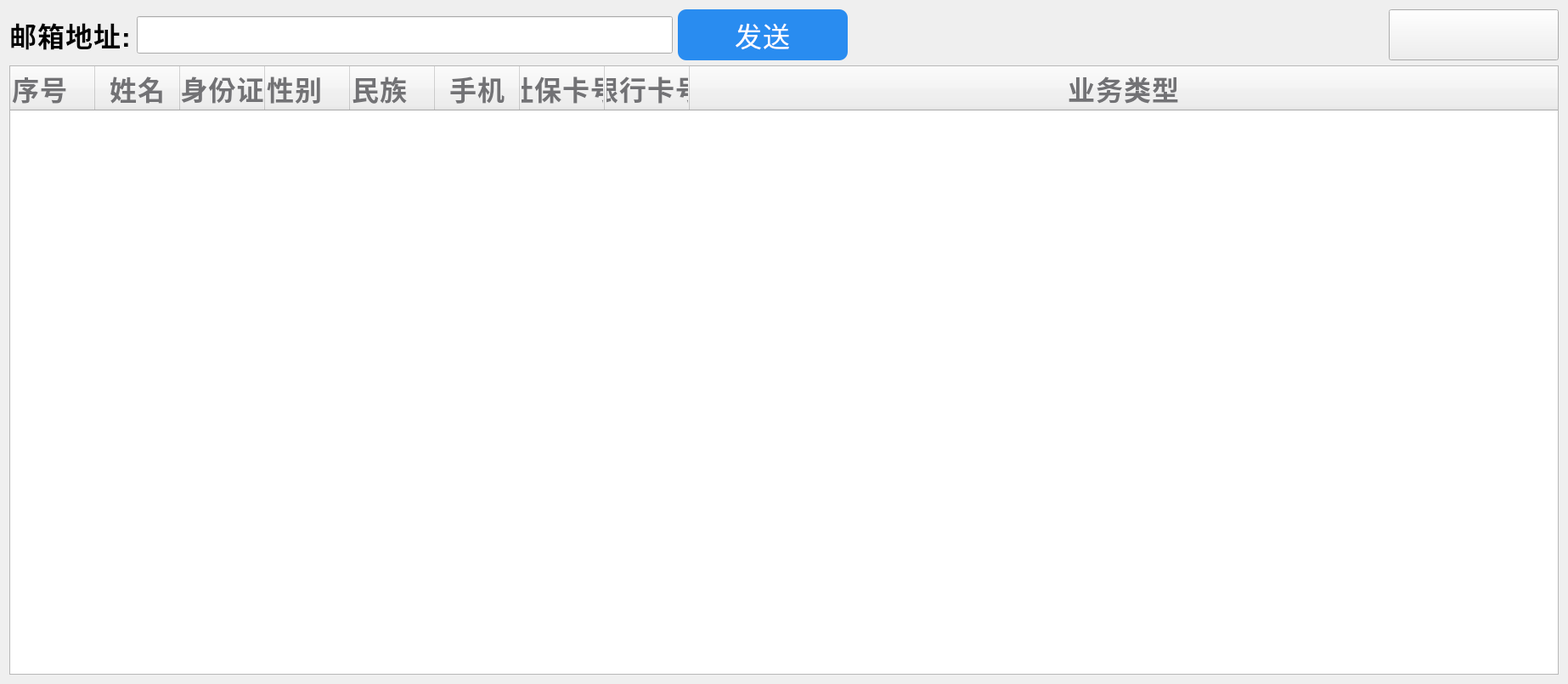
<?xml version="1.0" encoding="UTF-8"?>
<ui version="4.0">
 <class>SSCardReport</class>
 <widget class="QWidget" name="SSCardReport">
  <property name="geometry">
   <rect>
    <x>0</x>
    <y>0</y>
    <width>1846</width>
    <height>805</height>
   </rect>
  </property>
  <property name="windowTitle">
   <string>Form</string>
  </property>
  <property name="styleSheet">
   <string notr="true">font-family: &quot;思源黑体 CN Regular&quot;;
font-size: 32px;
font-weight: bold;
line-height: 49px;
letter-spacing: 1px;
color: 0
</string>
  </property>
  <layout class="QVBoxLayout" name="verticalLayout" stretch="0,1">
   <item>
    <layout class="QHBoxLayout" name="horizontalLayout">
     <item>
      <widget class="QLabel" name="label">
       <property name="text">
        <string>邮箱地址:</string>
       </property>
      </widget>
     </item>
     <item>
      <widget class="QLineEdit" name="lineEdit_MailAddress"/>
     </item>
     <item>
      <widget class="QPushButton" name="pushButton_Send">
       <property name="minimumSize">
        <size>
         <width>200</width>
         <height>60</height>
        </size>
       </property>
       <property name="maximumSize">
        <size>
         <width>16777215</width>
         <height>16777215</height>
        </size>
       </property>
       <property name="styleSheet">
        <string notr="true">QPushButton{background-color: #298cf0;
border-radius: 10px;
font: 57 32px &quot;思源黑体 CN Medium&quot;;
font-weight: normal;
line-height: 49px;
letter-spacing: 1px;
color: #ffffff;}
QPushButton:pressed{background:#38a357;}
QPushButton:!enabled{background:#cacaca;}
</string>
       </property>
       <property name="text">
        <string>发送</string>
       </property>
      </widget>
     </item>
     <item>
      <spacer name="horizontalSpacer_4">
       <property name="orientation">
        <enum>Qt::Horizontal</enum>
       </property>
       <property name="sizeHint" stdset="0">
        <size>
         <width>40</width>
         <height>20</height>
        </size>
       </property>
      </spacer>
     </item>
     <item>
      <widget class="QPushButton" name="pushButton_MainPage">
       <property name="minimumSize">
        <size>
         <width>200</width>
         <height>60</height>
        </size>
       </property>
       <property name="maximumSize">
        <size>
         <width>16777215</width>
         <height>16777215</height>
        </size>
       </property>
       <property name="styleSheet">
        <string notr="true">QPushButton{image: url(:/Image/Homepage.png);
image-position: left;
padding-left: 2px;
text-align: right;
padding-right: 2px;
font-size: 12px;
color: rgb(0, 0, 0);}
QPushButton:pressed{background:#38a357;}
QPushButton:!enabled{background:#cacaca;}
QPushButton:focus{outline: none;}
</string>
       </property>
       <property name="text">
        <string/>
       </property>
      </widget>
     </item>
    </layout>
   </item>
   <item>
    <widget class="QTableWidget" name="tableWidget">
     <property name="font">
      <font>
       <family>思源黑体 CN Medium</family>
       <pointsize>-1</pointsize>
       <weight>7</weight>
       <italic>false</italic>
       <bold>false</bold>
      </font>
     </property>
     <property name="styleSheet">
      <string notr="true">#tableWidget{
font-weight: bold;
letter-spacing: 1px;
color: #727275;
font: 57 20px &quot;思源黑体 CN Medium&quot;;
}
QHeaderView{
font-weight: bold;
letter-spacing: 1px;
color: #727275;
font: 57 16px &quot;思源黑体 CN Medium&quot;;
}
QScrollBar::vertical{width:28px;background:rgb(255,255,255);border:none;}
QScrollBar::handle::vertical{border-radius:3px;background-color: rgba(30, 34, 43, 0.2);}
QScrollBar::handle::vertical::hover{background-color: rgba(30, 34, 43, 0.2);}
QScrollBar::add-line::vertical{border:none;}
QScrollBar::sub-line::vertical{border:none;}
QScrollBar::horizontal{height:28px;background:rgb(255,255,255);border:none;}
QScrollBar::handle::horizontal{border-radius:3px;background-color: rgba(30, 34, 43, 0.2);}
QScrollBar::handle::horizontal::hover{background-color: rgba(30, 34, 43, 0.2);}
QScrollBar::add-line::horizontal{border:none;}
QScrollBar::sub-line::horizontal{border:none;}


</string>
     </property>
     <attribute name="horizontalHeaderVisible">
      <bool>true</bool>
     </attribute>
     <attribute name="horizontalHeaderStretchLastSection">
      <bool>true</bool>
     </attribute>
     <attribute name="verticalHeaderVisible">
      <bool>false</bool>
     </attribute>
     <column>
      <property name="text">
       <string>序号</string>
      </property>
      <property name="textAlignment">
       <set>AlignLeading|AlignVCenter</set>
      </property>
     </column>
     <column>
      <property name="text">
       <string>姓名</string>
      </property>
     </column>
     <column>
      <property name="text">
       <string>身份证</string>
      </property>
     </column>
     <column>
      <property name="text">
       <string>性别</string>
      </property>
      <property name="textAlignment">
       <set>AlignLeading|AlignVCenter</set>
      </property>
     </column>
     <column>
      <property name="text">
       <string>民族</string>
      </property>
      <property name="textAlignment">
       <set>AlignLeading|AlignVCenter</set>
      </property>
     </column>
     <column>
      <property name="text">
       <string>手机</string>
      </property>
     </column>
     <column>
      <property name="text">
       <string>社保卡号</string>
      </property>
     </column>
     <column>
      <property name="text">
       <string>银行卡号</string>
      </property>
     </column>
     <column>
      <property name="text">
       <string>业务类型</string>
      </property>
     </column>
    </widget>
   </item>
  </layout>
 </widget>
 <resources/>
 <connections/>
</ui>
